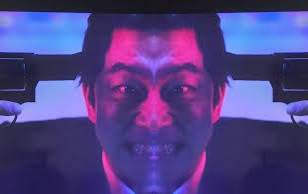
#> input picture images/share_symmetric.jpg, 308 x 194 px, found by its file name
$ jupyter execute 08_binarization.ipynb
#> lines starting #> are read from the running program, lines starting #| are printed output that depends on the picture; after the words box and inside, x2 and y2 are one past the last pixel; in counts of white or black regions, pixels touching at a corner belong together
## 이진화

[cell 1]
import cv2
import numpy as np

[cell 2]
path = 'images/share_symmetric.jpg'
img = cv2.imread(path)
#> img is the input picture: shape (194, 308, 3); mean B, G, R 134, 65.8, 81.1
trackbar_blue = 'blue'
trackbar_green = 'green'
trackbar_red = 'red'
name = 'trackbar'
cv2.namedWindow(name)
cv2.createTrackbar(trackbar_blue,name,0,255,lambda x: x)
cv2.createTrackbar(trackbar_green,name,0,255,lambda x: x)
cv2.createTrackbar(trackbar_red,name,0,255,lambda x: x)
while True:
    blue = cv2.getTrackbarPos(trackbar_blue,name)
    green = cv2.getTrackbarPos(trackbar_green,name)
    red = cv2.getTrackbarPos(trackbar_red,name)
    b,g,r = cv2.split(img)
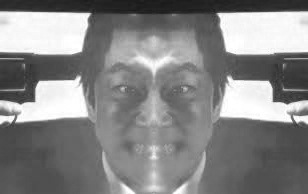
#> b: shape (194, 308); min 25, max 255, mean 134
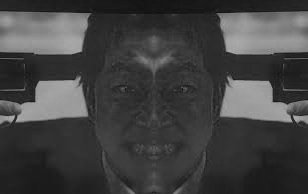
#> g: shape (194, 308); min 12, max 179, mean 65.8
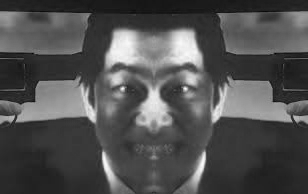
#> r: shape (194, 308); min 3, max 252, mean 81.1
    ret_blue, b_changed = cv2.threshold(b,blue,255,cv2.THRESH_BINARY)
#> b_changed: shape (194, 308); every value is 255
#> ret_blue = 0
    ret_green, g_changed = cv2.threshold(g,green,255,cv2.THRESH_BINARY)
#> ret_green = 0
    ret_red , r_changed = cv2.threshold(r,red,255,cv2.THRESH_BINARY)
#> ret_red = 0
    bgr_changed = cv2.merge([b_changed,g_changed,r_changed])
#> bgr_changed: shape (194, 308, 3); every value is 255
    cv2.imshow(name,bgr_changed)
    if cv2.waitKey(1) == ord('q'):
#> (key q is pressed here)
        break


cv2.destroyAllWindows()

cv2.waitKey(1)

## 실습

[cell 3]
img = np.zeros((400,600,3), dtype = np.uint8)
trackbar_blue = 'blue'
trackbar_green = 'green'
trackbar_red = 'red'
name = 'trackbar'
cv2.namedWindow(name)
cv2.createTrackbar(trackbar_blue,name,0,255,lambda x: x)
cv2.createTrackbar(trackbar_green,name,0,255,lambda x: x)
cv2.createTrackbar(trackbar_red,name,0,255,lambda x: x)
cv2.createTrackbar('switch',name,0,1, lambda x : x)
while True:
    blue = cv2.getTrackbarPos(trackbar_blue,name)
    green = cv2.getTrackbarPos(trackbar_green,name)
    red = cv2.getTrackbarPos(trackbar_red,name)
    button = cv2.getTrackbarPos('switch',name)
    if button == 0:
        img[:] = 0
    else :
        img[:] = [blue,green,red]

    cv2.imshow(name,img)
    if cv2.waitKey(1) == ord('q'):
#> (key q is pressed here)
        break


cv2.destroyAllWindows()

cv2.waitKey(1)

[cell 4]
import cv2
import numpy as np

# 초기 이미지 생성
img = np.zeros((400, 600, 3), dtype=np.uint8)

# 윈도우 이름
name = 'Trackbar Example'

# 트랙바 이름
trackbar_blue = 'Blue'
trackbar_green = 'Green'
trackbar_red = 'Red'

# 윈도우 생성
cv2.namedWindow(name)

# 트랙바 생성
cv2.createTrackbar(trackbar_blue, name, 0, 255, lambda x: None)
cv2.createTrackbar(trackbar_green, name, 0, 255, lambda x: None)
cv2.createTrackbar(trackbar_red, name, 0, 255, lambda x: None)

# 변수 설정
reset_flag = False

while True:
    # 트랙바에서 현재 값 읽기
    blue = cv2.getTrackbarPos(trackbar_blue, name)
    green = cv2.getTrackbarPos(trackbar_green, name)
    red = cv2.getTrackbarPos(trackbar_red, name)

    # 'r' 키를 눌렀을 때 색상 초기화
    if reset_flag:
        blue, green, red = 0, 0, 0
        cv2.setTrackbarPos(trackbar_blue, name, 0)
        cv2.setTrackbarPos(trackbar_green, name, 0)
        cv2.setTrackbarPos(trackbar_red, name, 0)
        reset_flag = False

    # 이미지 업데이트
    img[:] = [blue, green, red]

    # 이미지 표시
    cv2.imshow(name, img)

    # 'q'를 누르면 종료
    if cv2.waitKey(1) == ord('q'):
#> (key q is pressed here)
        break

    # 'r'를 누르면 색상 초기화
    if cv2.waitKey(1) == ord('r'):
        reset_flag = True

# 모든 윈도우 닫기
cv2.destroyAllWindows()
cv2.waitKey(1)

## 적응형 이진화

[cell 5]
img = cv2.imread('images/book.jpg', cv2.IMREAD_GRAYSCALE)
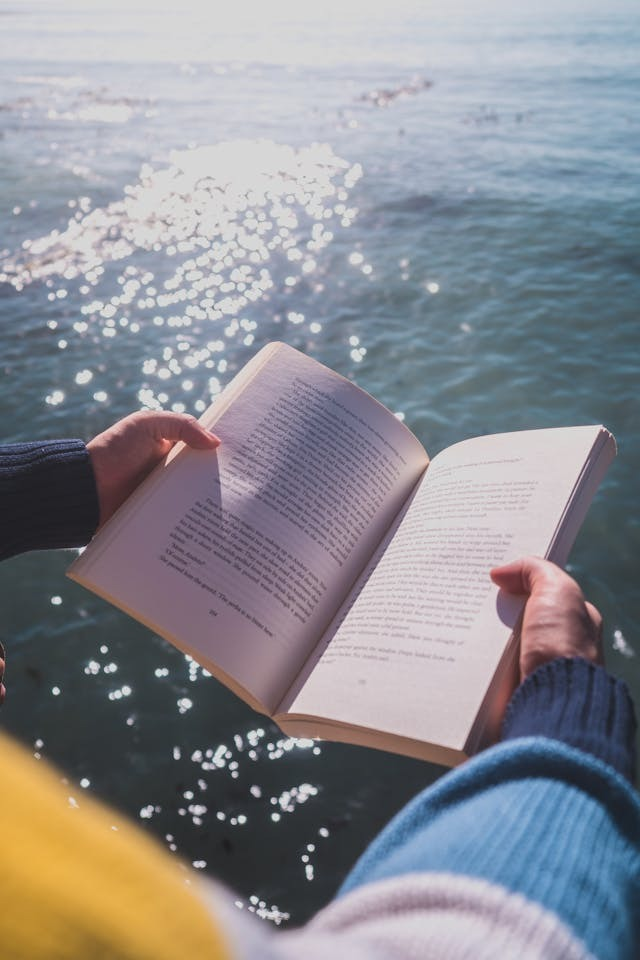
#> input picture images/book.jpg, 640 x 960 px, found by its file name
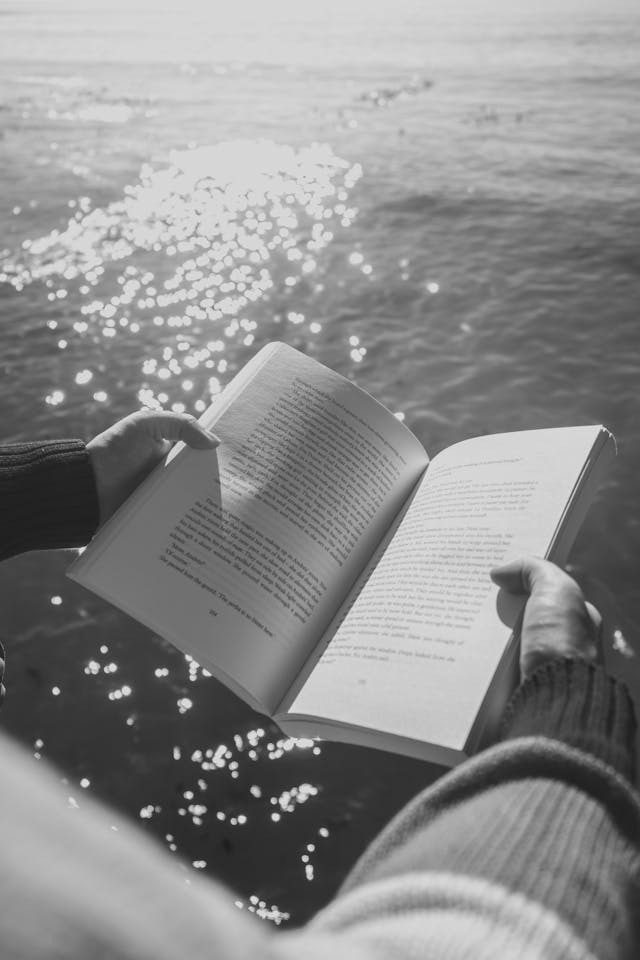
#> img: shape (960, 640); min 17, max 234, mean 140.3
name = 'Adaptive'
cv2.namedWindow(name)

cv2.createTrackbar('block_size',name,25,100, lambda x : x)
cv2.createTrackbar('c',name,1,10, lambda x : x)
while True:
    block_size = cv2.getTrackbarPos('block_size',name)
    c = cv2.getTrackbarPos("c",name)
    if block_size <= 1:
        block_size = 3
    if block_size%2 == 0:
        block_size += 1
    binary = cv2.adaptiveThreshold(img,255,cv2.ADAPTIVE_THRESH_MEAN_C, cv2.THRESH_BINARY,block_size,c)
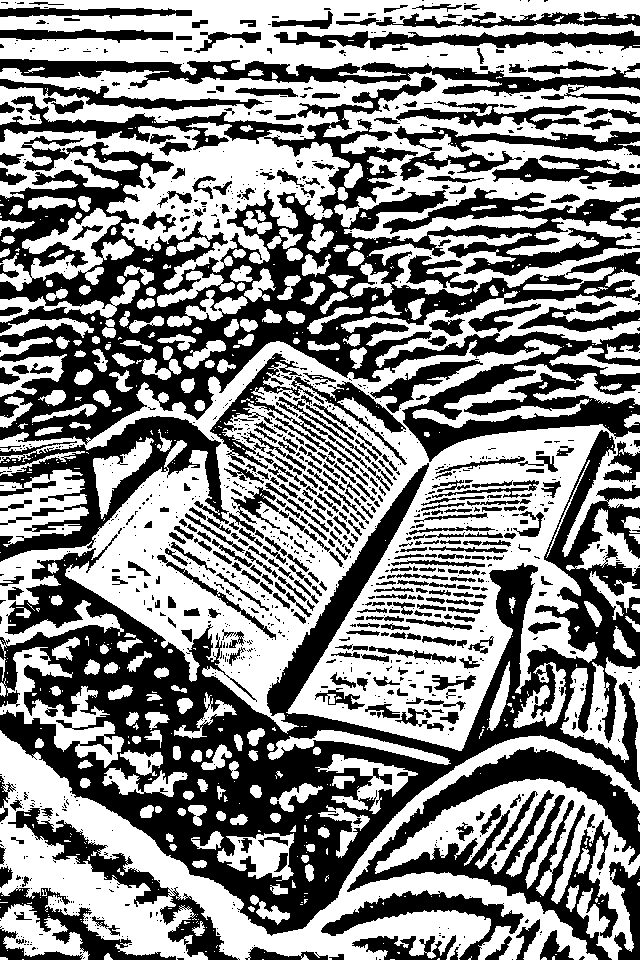
#> binary: shape (960, 640); 53.5% white; 1237 black regions (824 under 20 px), largest, box (x1, y1, x2, y2) and area: (0, 76, 640, 462) 84846, (0, 430, 640, 936) 81847, (347, 747, 640, 960) 16613
    cv2.imshow('img',img)
    cv2.imshow(name,binary)
    if cv2.waitKey(1) == ord('q'):
#> (key q is pressed here)
        break
cv2.waitKey(0)
cv2.destroyAllWindows()

cv2.waitKey(1)
